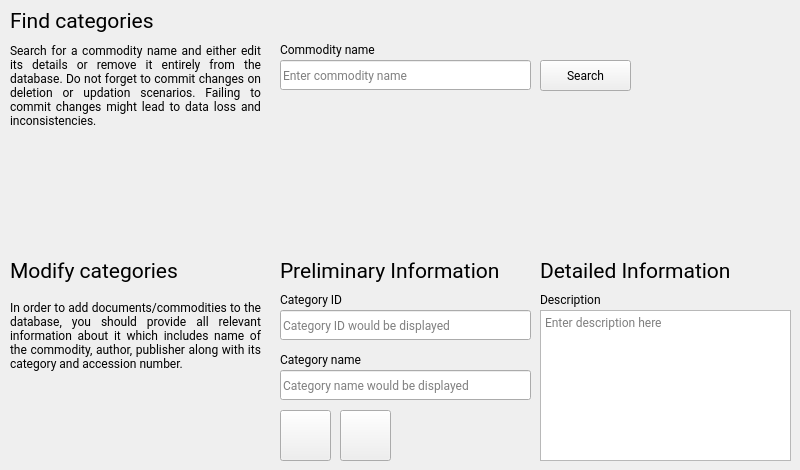
      <widget class="QWidget" name="tab_23">
       <attribute name="icon">
        <iconset resource="icons.qrc">
         <normaloff>:/icons/active_svg/modify.svg</normaloff>:/icons/active_svg/modify.svg</iconset>
       </attribute>
       <attribute name="title">
        <string/>
       </attribute>
       <widget class="QLabel" name="label_209">
        <property name="geometry">
         <rect>
          <x>10</x>
          <y>0</y>
          <width>211</width>
          <height>41</height>
         </rect>
        </property>
        <property name="font">
         <font>
          <family>Roboto</family>
          <pointsize>16</pointsize>
         </font>
        </property>
        <property name="text">
         <string>Find categories</string>
        </property>
       </widget>
       <widget class="QLabel" name="label_210">
        <property name="geometry">
         <rect>
          <x>10</x>
          <y>40</y>
          <width>251</width>
          <height>91</height>
         </rect>
        </property>
        <property name="font">
         <font>
          <family>Roboto</family>
          <weight>50</weight>
          <italic>false</italic>
          <bold>false</bold>
         </font>
        </property>
        <property name="styleSheet">
         <string notr="true"/>
        </property>
        <property name="text">
         <string>Search for a commodity name and either edit its details or remove it entirely from the database. Do not forget to commit changes on deletion or updation scenarios. Failing to commit changes might lead to data loss and inconsistencies.</string>
        </property>
        <property name="alignment">
         <set>Qt::AlignJustify|Qt::AlignVCenter</set>
        </property>
        <property name="wordWrap">
         <bool>true</bool>
        </property>
       </widget>
       <widget class="QLineEdit" name="lineEdit_49">
        <property name="geometry">
         <rect>
          <x>280</x>
          <y>60</y>
          <width>251</width>
          <height>30</height>
         </rect>
        </property>
        <property name="font">
         <font>
          <family>Roboto</family>
          <weight>50</weight>
          <bold>false</bold>
         </font>
        </property>
        <property name="placeholderText">
         <string>Enter commodity name</string>
        </property>
       </widget>
       <widget class="QLabel" name="label_88">
        <property name="geometry">
         <rect>
          <x>280</x>
          <y>40</y>
          <width>121</width>
          <height>18</height>
         </rect>
        </property>
        <property name="font">
         <font>
          <family>Roboto</family>
          <weight>50</weight>
          <bold>false</bold>
         </font>
        </property>
        <property name="text">
         <string>Commodity name</string>
        </property>
       </widget>
       <widget class="QLabel" name="label_213">
        <property name="geometry">
         <rect>
          <x>280</x>
          <y>250</y>
          <width>251</width>
          <height>41</height>
         </rect>
        </property>
        <property name="font">
         <font>
          <family>Roboto</family>
          <pointsize>16</pointsize>
         </font>
        </property>
        <property name="text">
         <string>Preliminary Information</string>
        </property>
       </widget>
       <widget class="QLabel" name="label_212">
        <property name="geometry">
         <rect>
          <x>10</x>
          <y>290</y>
          <width>251</width>
          <height>91</height>
         </rect>
        </property>
        <property name="font">
         <font>
          <family>Roboto</family>
          <weight>50</weight>
          <italic>false</italic>
          <bold>false</bold>
         </font>
        </property>
        <property name="styleSheet">
         <string notr="true"/>
        </property>
        <property name="text">
         <string>In order to add documents/commodities to the database, you should provide all relevant information about it which includes name of the commodity, author, publisher along with its category and accession number. </string>
        </property>
        <property name="alignment">
         <set>Qt::AlignJustify|Qt::AlignVCenter</set>
        </property>
        <property name="wordWrap">
         <bool>true</bool>
        </property>
       </widget>
       <widget class="QLabel" name="label_93">
        <property name="geometry">
         <rect>
          <x>280</x>
          <y>290</y>
          <width>121</width>
          <height>18</height>
         </rect>
        </property>
        <property name="font">
         <font>
          <family>Roboto</family>
          <weight>50</weight>
          <bold>false</bold>
         </font>
        </property>
        <property name="text">
         <string>Category ID</string>
        </property>
       </widget>
       <widget class="QLabel" name="label_89">
        <property name="geometry">
         <rect>
          <x>280</x>
          <y>350</y>
          <width>121</width>
          <height>18</height>
         </rect>
        </property>
        <property name="font">
         <font>
          <family>Roboto</family>
          <weight>50</weight>
          <bold>false</bold>
         </font>
        </property>
        <property name="text">
         <string>Category name</string>
        </property>
       </widget>
       <widget class="QLineEdit" name="lineEdit_51">
        <property name="geometry">
         <rect>
          <x>280</x>
          <y>310</y>
          <width>251</width>
          <height>30</height>
         </rect>
        </property>
        <property name="font">
         <font>
          <family>Roboto</family>
          <weight>50</weight>
          <bold>false</bold>
         </font>
        </property>
        <property name="placeholderText">
         <string>Category ID would be displayed</string>
        </property>
       </widget>
       <widget class="QLineEdit" name="lineEdit_53">
        <property name="geometry">
         <rect>
          <x>280</x>
          <y>370</y>
          <width>251</width>
          <height>30</height>
         </rect>
        </property>
        <property name="font">
         <font>
          <family>Roboto</family>
          <weight>50</weight>
          <bold>false</bold>
         </font>
        </property>
        <property name="placeholderText">
         <string>Category name would be displayed</string>
        </property>
       </widget>
       <widget class="QLabel" name="label_211">
        <property name="geometry">
         <rect>
          <x>10</x>
          <y>250</y>
          <width>211</width>
          <height>41</height>
         </rect>
        </property>
        <property name="font">
         <font>
          <family>Roboto</family>
          <pointsize>16</pointsize>
         </font>
        </property>
        <property name="text">
         <string>Modify categories</string>
        </property>
       </widget>
       <widget class="QTextEdit" name="textEdit_8">
        <property name="geometry">
         <rect>
          <x>540</x>
          <y>310</y>
          <width>251</width>
          <height>151</height>
         </rect>
        </property>
        <property name="font">
         <font>
          <family>Roboto</family>
          <weight>50</weight>
          <bold>false</bold>
         </font>
        </property>
        <property name="placeholderText">
         <string>Enter description here</string>
        </property>
       </widget>
       <widget class="QLabel" name="label_215">
        <property name="geometry">
         <rect>
          <x>540</x>
          <y>250</y>
          <width>251</width>
          <height>41</height>
         </rect>
        </property>
        <property name="font">
         <font>
          <family>Roboto</family>
          <pointsize>16</pointsize>
         </font>
        </property>
        <property name="text">
         <string>Detailed Information</string>
        </property>
       </widget>
       <widget class="QLabel" name="label_96">
        <property name="geometry">
         <rect>
          <x>540</x>
          <y>290</y>
          <width>121</width>
          <height>18</height>
         </rect>
        </property>
        <property name="font">
         <font>
          <family>Roboto</family>
          <weight>50</weight>
          <bold>false</bold>
         </font>
        </property>
        <property name="text">
         <string>Description</string>
        </property>
       </widget>
       <widget class="QPushButton" name="pushButton_17">
        <property name="geometry">
         <rect>
          <x>340</x>
          <y>410</y>
          <width>51</width>
          <height>51</height>
         </rect>
        </property>
        <property name="text">
         <string/>
        </property>
        <property name="icon">
         <iconset resource="icons.qrc">
          <normaloff>:/icons/active_svg/remove.svg</normaloff>:/icons/active_svg/remove.svg</iconset>
        </property>
        <property name="iconSize">
         <size>
          <width>64</width>
          <height>64</height>
         </size>
        </property>
       </widget>
       <widget class="QPushButton" name="pushButton_16">
        <property name="geometry">
         <rect>
          <x>280</x>
          <y>410</y>
          <width>51</width>
          <height>51</height>
         </rect>
        </property>
        <property name="text">
         <string/>
        </property>
        <property name="icon">
         <iconset resource="icons.qrc">
          <normaloff>:/icons/active_svg/save.svg</normaloff>:/icons/active_svg/save.svg</iconset>
        </property>
        <property name="iconSize">
         <size>
          <width>64</width>
          <height>64</height>
         </size>
        </property>
       </widget>
       <widget class="QPushButton" name="pushButton_44">
        <property name="geometry">
         <rect>
          <x>540</x>
          <y>60</y>
          <width>91</width>
          <height>31</height>
         </rect>
        </property>
        <property name="font">
         <font>
          <family>Roboto</family>
         </font>
        </property>
        <property name="text">
         <string>Search</string>
        </property>
        <property name="icon">
         <iconset resource="icons.qrc">
          <normaloff>:/icons/active_svg/search.svg</normaloff>:/icons/active_svg/search.svg</iconset>
        </property>
        <property name="iconSize">
         <size>
          <width>32</width>
          <height>32</height>
         </size>
        </property>
       </widget>
      </widget>
